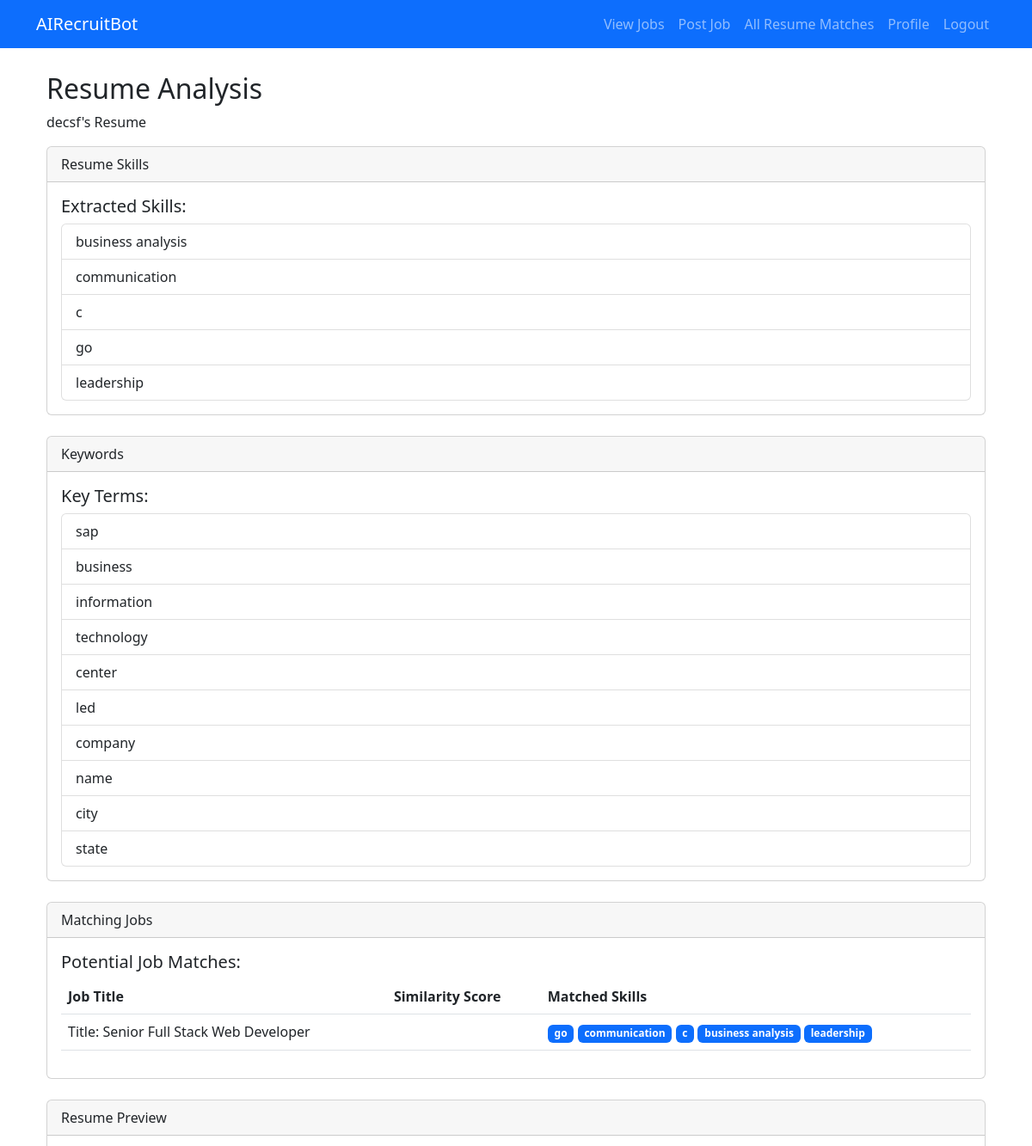
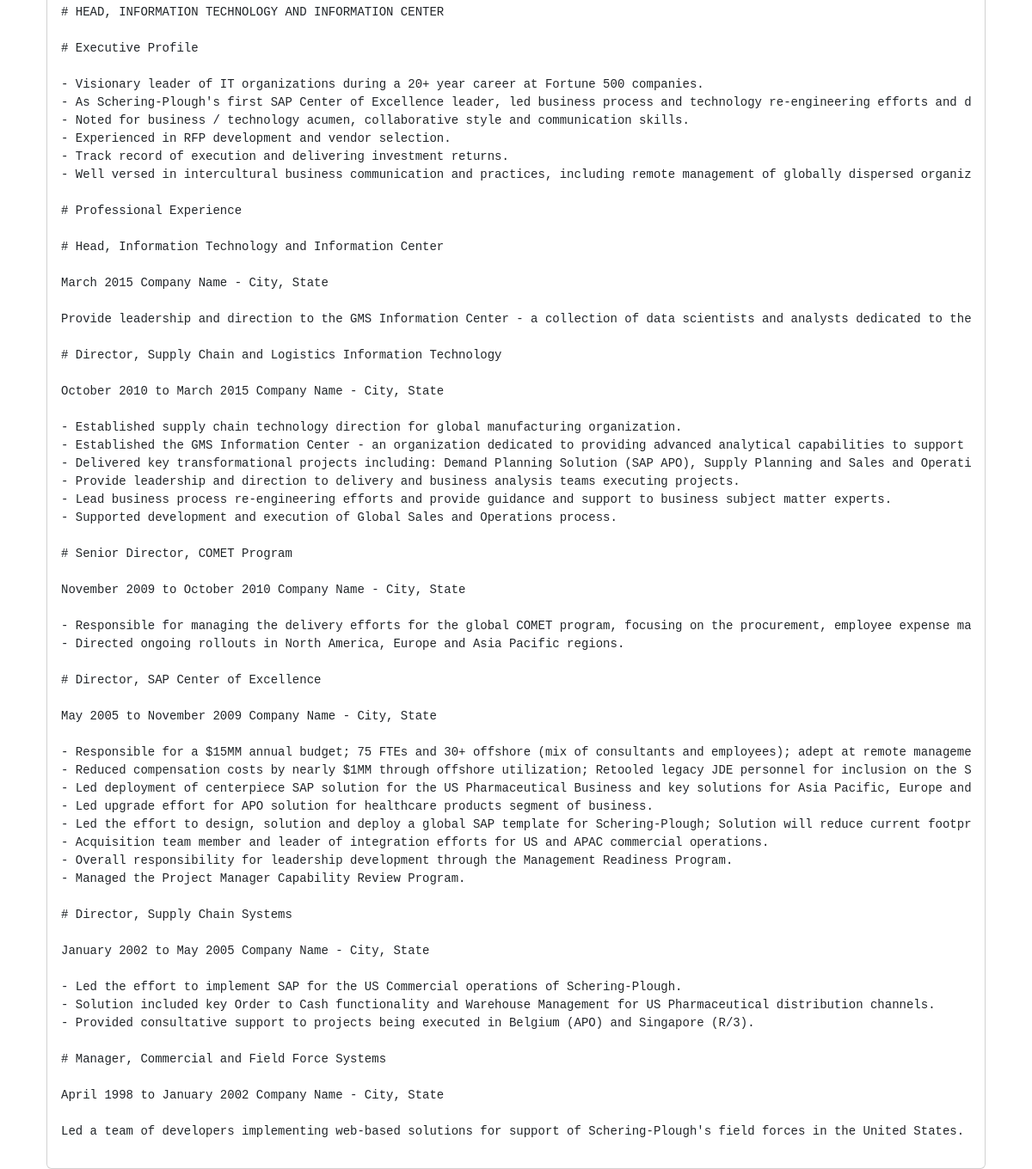
Screenshot of /resumes/analysis/4/ (signed in) with the database file from the repository (2 pictures, top to bottom).
### resumes/models.py (models this page shows, shortened)
class Resume(models.Model):
    candidate = models.ForeignKey(CustomUser, on_delete=models.CASCADE)
    file = models.FileField(upload_to='resumes/')
    skills = models.JSONField(default=list)
    experience_years = models.IntegerField(
        default=0,
        validators=[MinValueValidator(0)],
        null=True,  # Allow null
        blank=True  # Allow blank in forms
    )
    education = models.TextField(blank=True, null=True)
    parsed_data = models.JSONField(default=dict)
    uploaded_at = models.DateTimeField(auto_now_add=True)
    def __str__(self):
        return f"{self.candidate.username}'s Resume"

### accounts/models.py (models this page shows, shortened)
class CustomUser(AbstractUser):
    USER_TYPE_CHOICES = (
        ('job_seeker', 'Job Seeker'),
        ('employer', 'Employer'),
    )
    user_type = models.CharField(
        max_length=20,
        choices=USER_TYPE_CHOICES,
        default='job_seeker'
    )

### jobs/models.py (models this page shows, shortened)
class JobPosting(models.Model):
    recruiter = models.ForeignKey(CustomUser, on_delete=models.CASCADE)
    title = models.CharField(max_length=200)
    description = models.TextField()
    required_skills = models.JSONField(default=list)
    min_experience = models.IntegerField()
    salary_range = models.CharField(max_length=100, blank=True)
    created_at = models.DateTimeField(auto_now_add=True)

### resumes/views.py (the view)
# urls.py: path('analysis/<int:resume_id>/', views.resume_analysis, name='resume_analysis'),
@login_required
def resume_analysis(request, resume_id):
    try:
        resume = get_object_or_404(Resume, id=resume_id, candidate=request.user)
        text_processor = TextProcessor()
        matching_jobs = find_matching_jobs(resume, text_processor)
        context = {
            'resume': resume,
            'job_matches': matching_jobs,
            'skills': resume.parsed_data.get('skills', []),
            'keywords': resume.parsed_data.get('keywords', []),
            'ORIGINAL': resume.parsed_data,
            'raw_text_preview': resume.parsed_data.get('raw_text', '')
        }
        return render(request, 'resumes/resume_analysis.html', context)
    except Exception as e:
        logger.error(f"Resume analysis error: {str(e)}", exc_info=True)
        messages.error(request, 'Error analyzing resume.')
        return redirect('resume_upload')

### core/utils/text_processor.py (called while the page is built)
    def _download_nltk_resources(self):
        resources = [
            ('punkt', 'Tokenization'),
            ('stopwords', 'Stop Words'),
            ('wordnet', 'Lemmatization')
        ]
        for resource, description in resources:
            try:
                nltk.download(resource, quiet=True)
                logger.info(f"Successfully downloaded {description} resource")
            except Exception as e:
                logger.warning(f"Failed to download {description} resource: {e}")

    def preprocess_text(self, text):
        if not text:
            return ''
        try:
            tokens = word_tokenize(text.lower())
            cleaned_tokens = [
                self.lemmatizer.lemmatize(token)
                for token in tokens
                if token.isalnum() and token not in self.stop_words
            ]
            return ' '.join(cleaned_tokens)
        except Exception as e:
            logger.error(f"Text preprocessing error: {e}")
            return text.lower()

### templates/resumes/resume_analysis.html
{% extends 'base.html' %}
{% block content %}
<div class="container">
    <h2>Resume Analysis</h2>
<p>{{resume}}</p>
    <div class="card mb-4">
        <div class="card-header">Resume Skills</div>
        <div class="card-body">
            <h5>Extracted Skills:</h5>
            <ul class="list-group">
                {% for skill in skills %}
                    <li class="list-group-item">{{ skill }}</li>
                {% empty %}
                    <li class="list-group-item">No skills detected</li>
                {% endfor %}
            </ul>
        </div>
    </div>
    <div class="card mb-4">
        <div class="card-header">Keywords</div>
        <div class="card-body">
            <h5>Key Terms:</h5>
            <ul class="list-group">
                {% for keyword in keywords %}
                    <li class="list-group-item">{{ keyword }}</li>
                {% empty %}
                    <li class="list-group-item">No keywords detected</li>
                {% endfor %}
            </ul>
        </div>
    </div>
    <div class="card">
        <div class="card-header">Matching Jobs</div>
        <div class="card-body">
            <h5>Potential Job Matches:</h5>
            {% if job_matches %}
                <table class="table">
                    <thead>
                        <tr>
                            <th>Job Title</th>
                            <th>Similarity Score</th>
                            <th>Matched Skills</th>
                        </tr>
                    </thead>
                    <tbody>
                        {% for match in job_matches %}
                            <tr>
                                <td>{{ match.job.title }}</td>
                                <td>{{ match.similarity_score|floatformat:2 }}</td>
                                <td>
                                    {% for skill in match.matched_skills %}
                                        <span class="badge bg-primary">{{ skill }}</span>
                                    {% endfor %}
                                </td>
                            </tr>
                        {% endfor %}
                    </tbody>
                </table>
            {% else %}
                <p>No matching jobs found.</p>
            {% endif %}
        </div>
    </div>
    <div class="card mt-4">
        <div class="card-header">Resume Preview</div>
        <div class="card-body">
            <pre>{{ raw_text_preview }}</pre>
        </div>
    </div>
</div>
{% endblock %}

### templates/base.html (style rules this page uses)
body { padding-top: 60px; }

### rows the page displays
Resume: candidate.username "decsf's Resume"
JobPosting: job "Title: Senior Full Stack Web Developer", matched_skills "go" "communication" "c" "business analysis" "leadership"

### other values shown
{{ skill }} "business analysis" "communication" "c" "go" "leadership"
{{ keyword }} "sap" "business" "information" "technology" "center" "led" "company" "name" "city" "state"
